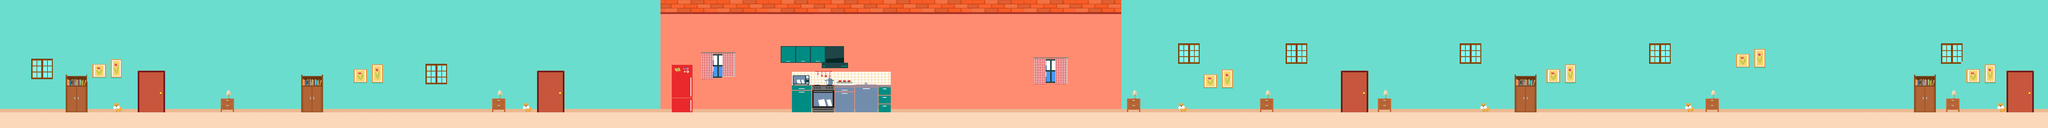

A level layout from a 2D game, rendered from its tile map. Below: a short description, then the map file with tile-grid data replaced by summaries:
An orthogonal 400x25 tile map with 32x32 px tiles, 2 tile layers (Capa de Patrones 1, perro), 7 tilesets.

<map version="1.0" orientation="orthogonal" renderorder="right-down" width="400" height="25" tilewidth="32" tileheight="32" nextobjectid="1">
 <tileset firstgid="1" name="sala" tilewidth="32" tileheight="32" tilecount="1000" columns="40">
  <image source="fondoJuan.jpg" width="1280" height="800" />
 </tileset>
 <tileset firstgid="1001" name="cocinaJuan" tilewidth="32" tileheight="32" tilecount="1000" columns="40">
  <image source="cocinaJuan.jpg" width="1280" height="800" />
 </tileset>
 <tileset firstgid="2001" name="perroAhora" tilewidth="64" tileheight="64" tilecount="2" columns="2">
  <image source="perroAhora.png" width="128" height="64" />
  <tile id="0">
   <animation>
    <frame tileid="0" duration="300" />
    <frame tileid="1" duration="300" />
   </animation>
  </tile>
 </tileset>
 <tileset firstgid="2003" name="SILLA" tilewidth="54" tileheight="100" tilecount="1" columns="1">
  <image source="SILLA.png" width="54" height="100" />
  <tile id="0">
   <properties>
    <property name="tipo" value="obstaculo" />
   </properties>
  </tile>
 </tileset>
 <tileset firstgid="2004" name="mesaJuan" tilewidth="200" tileheight="76" tilecount="1" columns="1">
  <image source="mesaJuan.png" width="200" height="76" />
  <tile id="0">
   <properties>
    <property name="tipo" value="obstaculo" />
   </properties>
  </tile>
 </tileset>
 <tileset firstgid="2005" name="sillonJuan2" tilewidth="200" tileheight="97" tilecount="1" columns="1">
  <image source="sillonJuan2.png" width="200" height="97" />
  <tile id="0">
   <properties>
    <property name="tipo" value="obstaculo" />
   </properties>
  </tile>
 </tileset>
 <tileset firstgid="2006" name="sillonJuan" tilewidth="200" tileheight="126" tilecount="1" columns="1">
  <image source="sillonJuan.png" width="200" height="126" />
  <tile id="0">
   <properties>
    <property name="tipo" value="obstaculo" />
   </properties>
  </tile>
 </tileset>
 <layer name="Capa de Patrones 1" width="400" height="25">
  <data>[10000 cells, 10000 non-empty, 1420 distinct tile ids]</data>
 </layer>
 <layer name="perro" width="400" height="25">
  <data>[10000 cells, 6 non-empty, 1 distinct tile ids]</data>
 </layer>
</map>